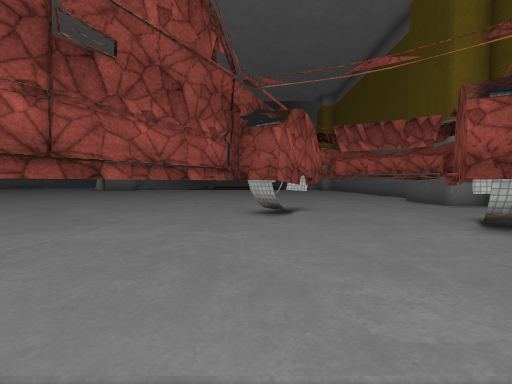
View 1 (above)

24 first-person views from a walk through a scene from a Unity 3-D project. The camera is 1.5 m above the floor, tilts 2° down and sees 85° across. The floor is counted in squares, 2 m on a side. Each view is taken from the middle of a square. On the plan, view 1 faces up. The plan holds only what a view shows up to about 10 squares ahead; the rest is blank. The place goes on beyond the plan. The player is left out. Some surface patterns are stand-ins.

View 2
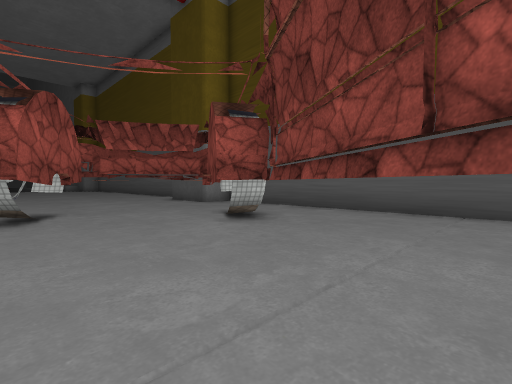

View 3
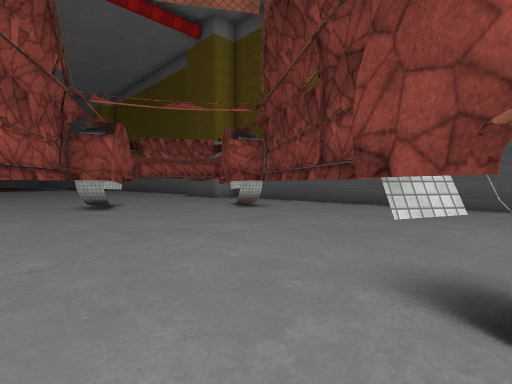

View 4
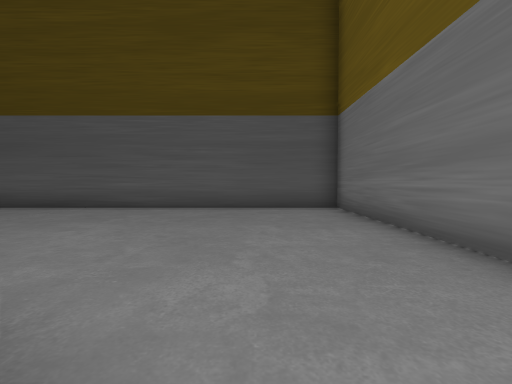

View 5
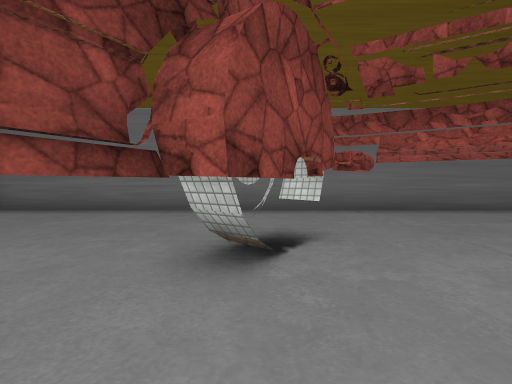

View 6
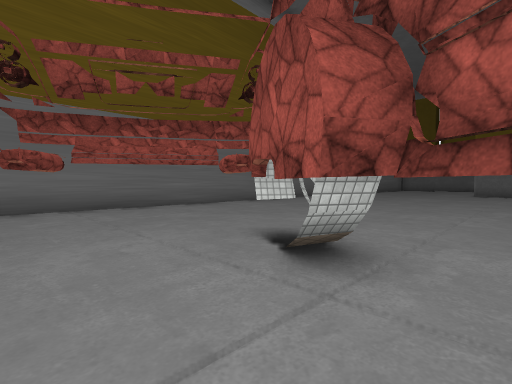

View 7
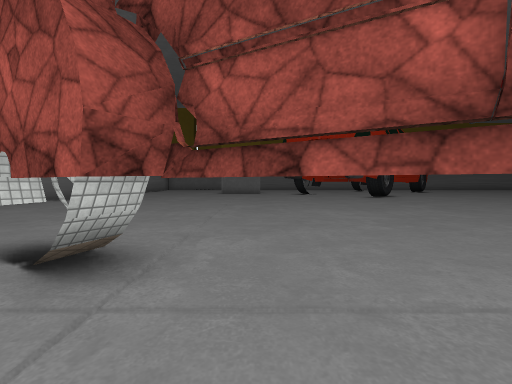

View 8
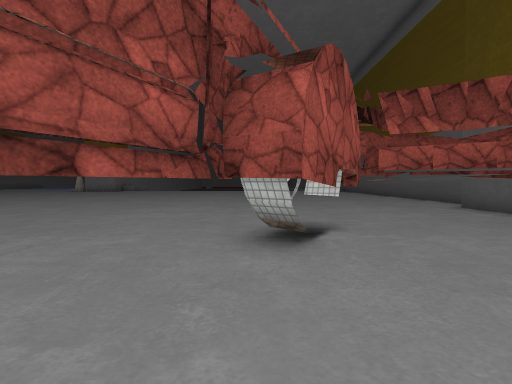

View 9
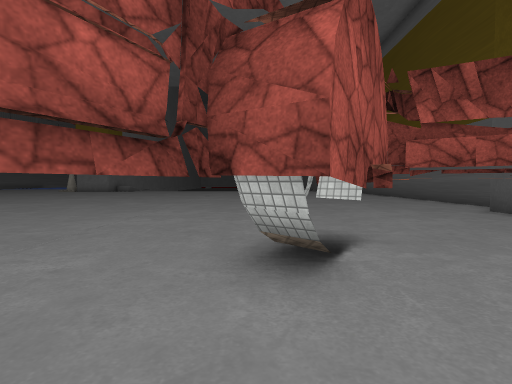

View 10
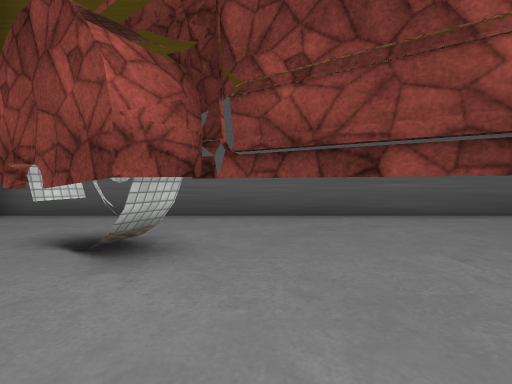

View 11
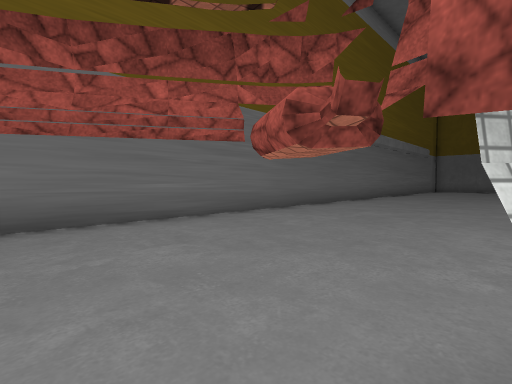

View 12
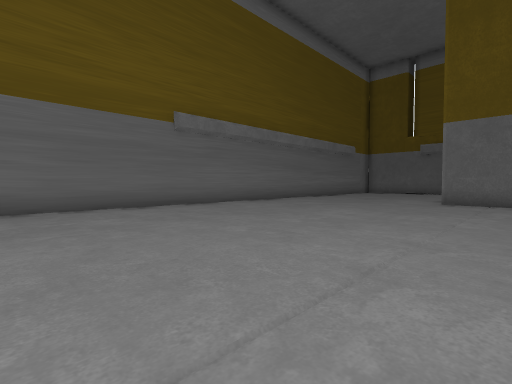

View 13
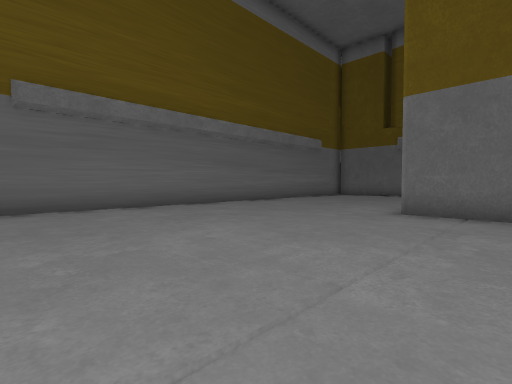

View 14
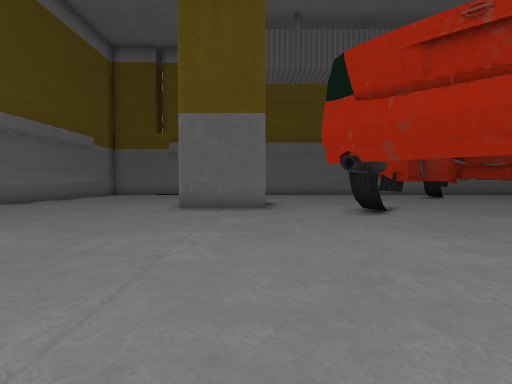

View 15
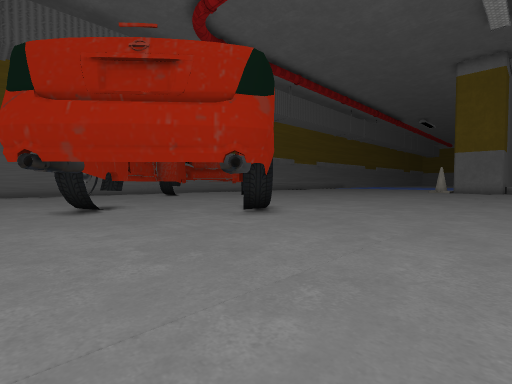

View 16
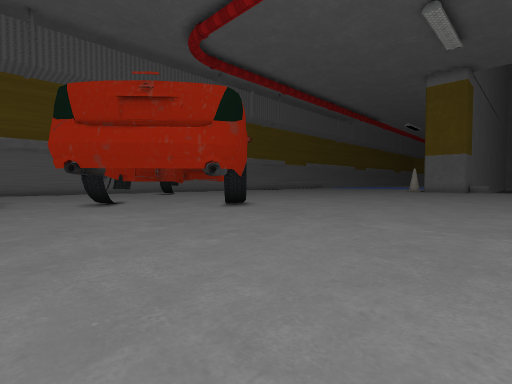

View 17
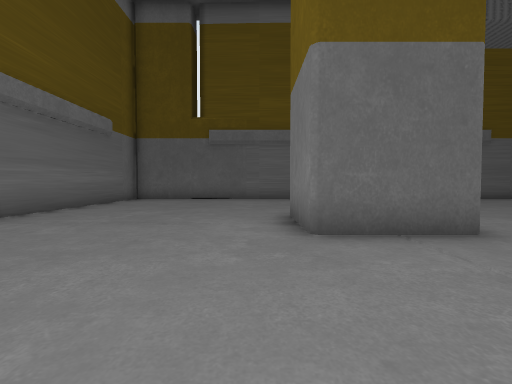

View 18
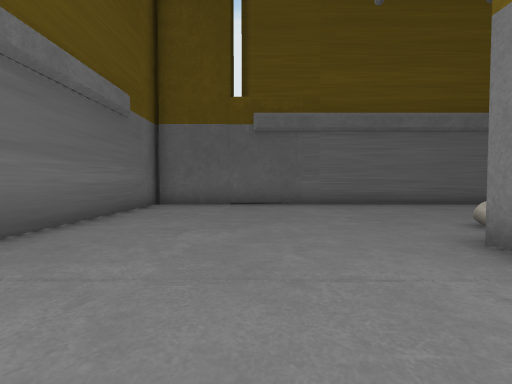

View 19
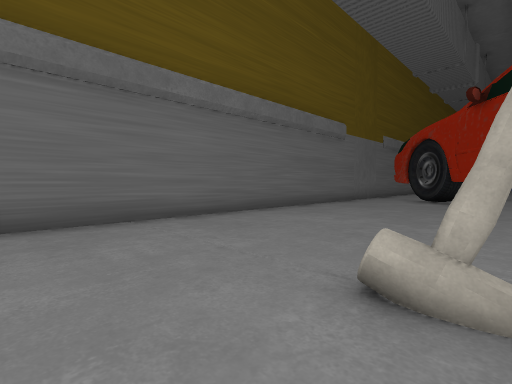

View 20
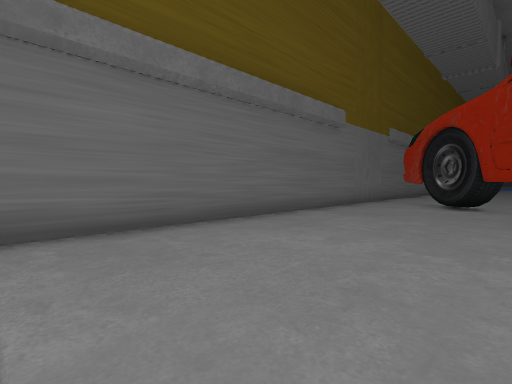

View 21
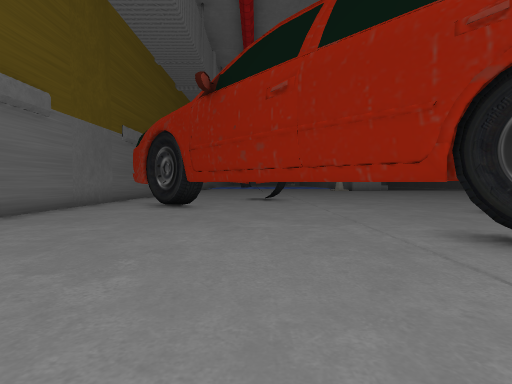

View 22
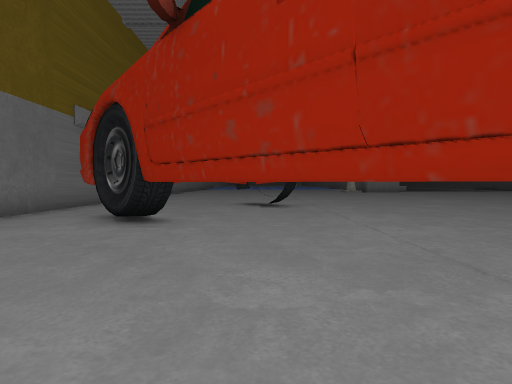

View 23
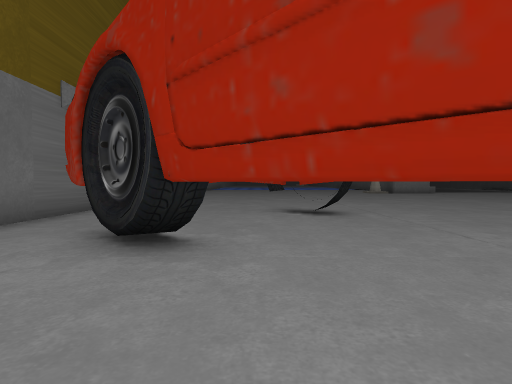

View 24
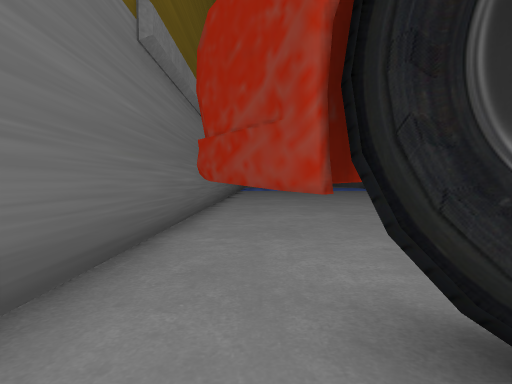

### Floor plan
Key: @ floor where view 1 was taken; # wall or solid block; . floor; T thing the floor can be seen under or through; H hammer.
Columns run from 28 left of view 1 to 8 right of it. Each row starts with its distance up from view 1.
 17 #.............
 16 #.............
 15 #..  T............
 14 #.. ..##....................  .....#
 13 #. ....# ................... ......#
 12 #.##..... .........................
 11 #..##..... .......................#
 10 #...T...... ......................#
  9 #....T......# ................  ..###
  8 #.....T..... #...............T..TT..#
  7 #......T....................TT... ..#
  6 #.......TT..................T....T..#
  5 #.........#................T....TT..#
  4 #.........................T....#T...#
  3 #.........................T....#....#
  2 #......  #...............T.....#....#
  1 #.....H  #..............#T....#.....#
  0 #......###..............#...@.#.....#
 -1 #.......................#...##......#
 -2 #...........................#.......#
 -3 #...........................#.......#
 -4 #...................................#
 -5 #...................................#
 -6 #........ ..........................#
 -7 #####################################

Positions as (right, up) in squares from view 1, and headings:
1: (0, 0), facing up
2: (0, 0), facing up-right
3: (-2, -2), facing up-right
4: (-1, -4), facing right
5: (0, 1), facing down
6: (-1, 2), facing down-left
7: (-1, 2), facing left
8: (0, 3), facing up
9: (0, 4), facing up
10: (1, 3), facing right
11: (-3, -1), facing down-left
12: (-8, 2), facing down-left
13: (-12, 2), facing down-left
14: (-11, 2), facing left
15: (-10, 3), facing up-left
16: (-8, 2), facing up-left
17: (-15, -1), facing left
18: (-18, -3), facing left
19: (-22, -1), facing up-left
20: (-23, 1), facing up-left
21: (-22, 2), facing up
22: (-22, 5), facing up
23: (-23, 7), facing up
24: (-26, 10), facing up
